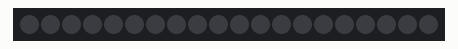
The sketch below on a simulated Arduino Uno, built with avr-gcc and run on an emulated ATmega328P. On the bench: 20 RGB LEDs in strip order, left to right.

Above: at 0.3 s.
At 0.94 s:
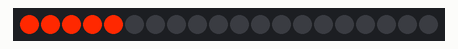

Measured:
- what the display in image 0 shows lasts 0.6 s, from 0.2 s to 0.8 s

The sketch:

left_signal.ino
```cpp
#include <Adafruit_NeoPixel.h>

#define PIN 6


// Parameter 1 = number of pixels in strip
// Parameter 2 = Arduino pin number (most are valid)
// Parameter 3 = pixel type flags, add together as needed:
//   NEO_KHZ800  800 KHz bitstream (most NeoPixel products w/WS2812 LEDs)
//   NEO_KHZ400  400 KHz (classic 'v1' (not v2) FLORA pixels, WS2811 drivers)
//   NEO_GRB     Pixels are wired for GRB bitstream (most NeoPixel products)
//   NEO_RGB     Pixels are wired for RGB bitstream (v1 FLORA pixels, not v2)
Adafruit_NeoPixel strip = Adafruit_NeoPixel(20, PIN, NEO_GRB + NEO_KHZ800);

void setup()
{
  strip.begin();
  strip.show();
}

void loop()
{
  left(strip.Color(255,40, 0), 200);
  left(strip.Color(0, 0, 0), 30);
  delay(600);
}

void left(uint32_t c, uint8_t wait)
{
  int i = 0;
  while (i < 5)
  {
    strip.setPixelColor(i, c);
    i++;
  }
  strip.setBrightness(255);
  strip.show();
  delay(wait);
}
```
